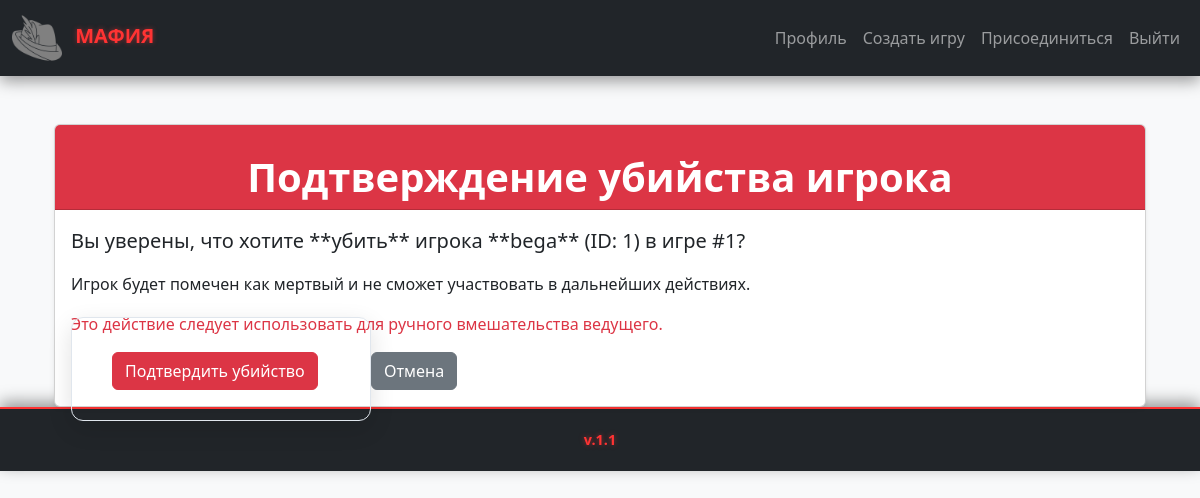
Page /game/1/player/1/kill/ (signed in) on the committed database.
### game_api/models.py (models this page shows, shortened)
class Player(models.Model):
    ROLE_CHOICES = [
        ('CIVILIAN', 'Мирный житель'),
        ('MAFIA', 'Мафия'),
        ('DOCTOR', 'Доктор'),
        ('COMMISSIONER', 'Комиссар'),
    ]
    game = models.ForeignKey(Game, on_delete=models.CASCADE, related_name='players')
    user = models.ForeignKey(User, on_delete=models.SET_NULL, null=True, blank=True, related_name='mafia_player_profiles') # Если игрок зарегистрирован
    nickname = models.CharField('Никнейм',max_length=50)
    role = models.CharField('Роль',max_length=15, choices=ROLE_CHOICES)
    is_alive = models.BooleanField('Жив ли игрок',default=True)
    is_host = models.BooleanField('Является ли игрок ведущим',default=False)
    order_in_game = models.IntegerField('Порядок нумерации игрока в игре',default=0)
    class Meta:
        unique_together = ('game', 'nickname')
    class Meta:
        verbose_name = 'Игрок'
        verbose_name_plural = 'Игроки'

class Game(models.Model):
    STATUS_CHOICES = [
        ('LOBBY', 'Лобби'),
        ('DAY', 'День'),
        ('NIGHT', 'Ночь'),
        ('VOTING', 'Голосование'),
        ('FINISHED', 'Завершена'),
    ]
    host = models.ForeignKey(User, on_delete=models.CASCADE, related_name='hosted_games')
    status = models.CharField('Стаутус игры',max_length=10, choices=STATUS_CHOICES, default='LOBBY')
    players_count = models.IntegerField('Общее количество игроков',default=0)
    mafia_count = models.IntegerField('Общее количество мафии',default=0)
    doctor_count = models.IntegerField('Общее количество докторов',default=0)
    commissioner_count = models.IntegerField('Общее количество шерифов',default=0)
    current_round = models.IntegerField('Текущий номер хода(0-Лобби,1-День,2-Ночь...)',default=0)
    creation_time = models.DateTimeField('Дата и время создания игры',auto_now_add=True)
    start_time = models.DateTimeField('Время старта игры',null=True, blank=True)
    end_time = models.DateTimeField('Время завершения игры',null=True, blank=True)
    class Meta:
        verbose_name = 'Игра'
        verbose_name_plural = 'Игры'

### game_api/views.py (the view)
    def _wrapped_view(request, game_id, *args, **kwargs):
        game = get_object_or_404(Game, id=game_id)
        if request.user.is_authenticated and game.host == request.user:
            return view_func(request, game_id, *args, **kwargs)
        messages.error(request, "У вас нет прав для выполнения этого действия.")
        return redirect('game_detail', game_id=game.id)

### game_api/views.py (called while the page is built)
def is_host_of_game(view_func):
    def _wrapped_view(request, game_id, *args, **kwargs):
        game = get_object_or_404(Game, id=game_id)
        if request.user.is_authenticated and game.host == request.user:
            return view_func(request, game_id, *args, **kwargs)
        messages.error(request, "У вас нет прав для выполнения этого действия.")
        return redirect('game_detail', game_id=game.id)
    return _wrapped_view

@login_required
@is_host_of_game
def kill_player(request, game_id, player_id):
    game = get_object_or_404(Game, id=game_id)
    player_to_kill = get_object_or_404(Player, id=player_id, game=game)
    if not player_to_kill.is_alive:
        messages.warning(request, f"Игрок {player_to_kill.nickname} уже мертв.")
        return redirect('game_detail', game_id=game.id)
    if request.method == 'POST':
        player_to_kill.is_alive = False
        player_to_kill.save()
        messages.success(request, f"Игрок {player_to_kill.nickname} был убит.")
        return redirect('game_detail', game_id=game.id)
    context = {
        'game': game,
        'player_to_kill': player_to_kill,
    }
    return render(request, 'game_api/confirm_kill.html', context)

### game_api/templates/game_api/confirm_kill.html (shortened to what this page needs)
{% extends 'game_api/base.html' %}{% block title %}Подтверждение действий{% endblock %} {% load static %} {% block content %}
<div class="container mt-5">
    <div class="card shadow-sm">
        <div class="card-header bg-danger text-white">
            <h1 class="card-title mb-0">Подтверждение убийства игрока</h1>
        </div>
        <div class="card-body">
            <p class="card-text lead">Вы уверены, что хотите **убить** игрока **{{ player_to_kill.nickname }}** (ID: {{ player_to_kill.id }}) в игре #{{ game.id }}?</p>
            <p class="card-text">Игрок будет помечен как мертвый и не сможет участвовать в дальнейших действиях.</p>
            <p class="card-text text-danger">Это действие следует использовать для ручного вмешательства ведущего.</p>
            <form action="{% url 'kill_player' game.id player_to_kill.id %}" method="post" class="d-inline">
                <button type="submit" class="btn btn-danger me-2">Подтвердить убийство</button>
            </form>
            <a href="{% url 'game_detail' game.id %}" class="btn btn-secondary">Отмена</a>
        </div>
    </div>
</div>
{% endblock %}

### game_api/static/game_api/css/base.css (style rules this page uses)
h1, h2 { color: #2c3e50; margin-bottom: 25px; font-weight: 600; text-align: center; padding-top: 20px; }
form { padding: 40px; border-radius: 12px; box-shadow: 0 8px 25px rgba(0, 0, 0, 0.12); max-width: 550px; margin: 30px auto; border: 1px solid #e0e6ed; }
body { background-color: #f8f9fa; }

### rows in the picture
Player: nickname "bega", id "1"
Game: id "1"
